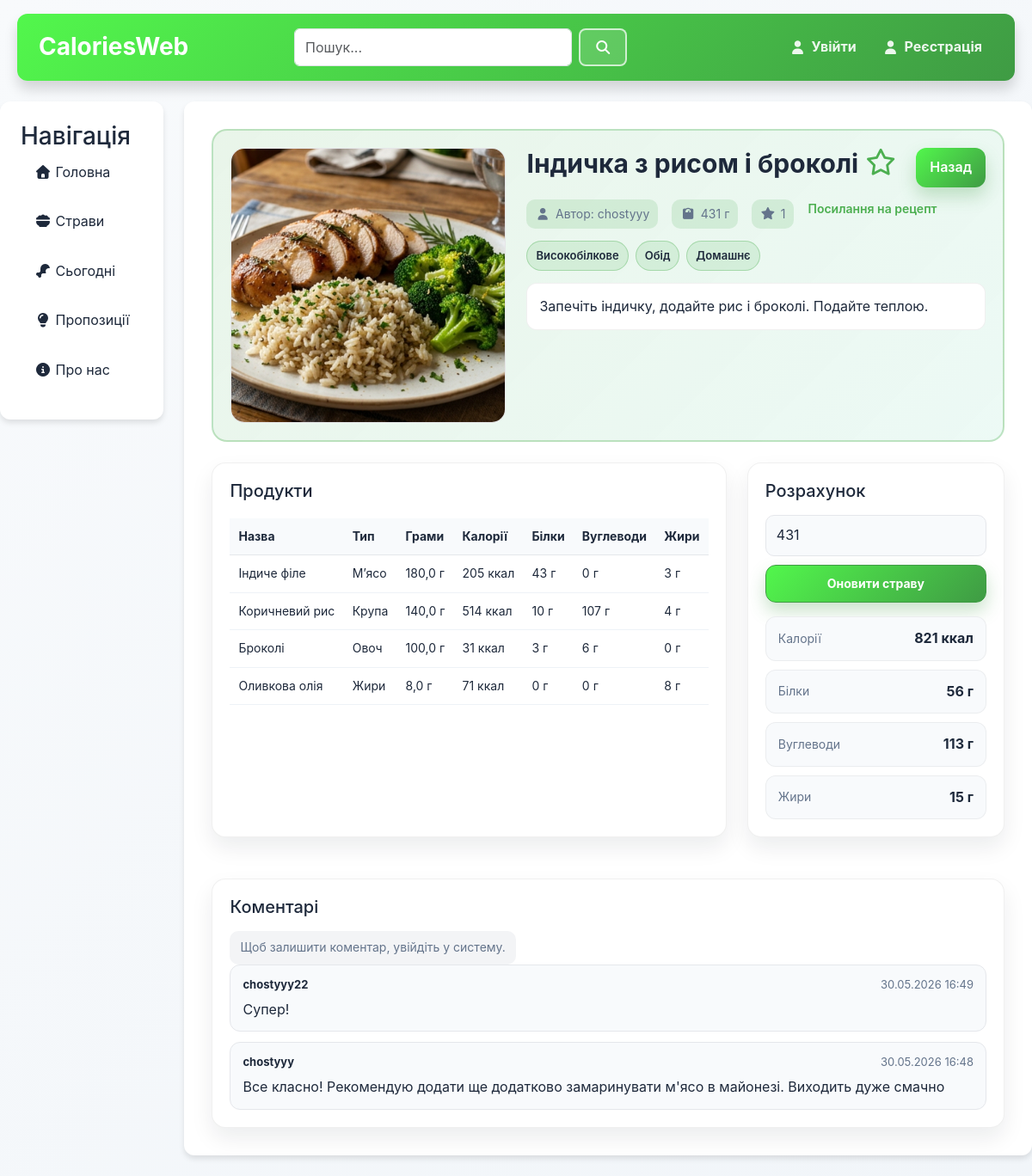
/meals/3001/, run on an earlier commit of the app's database.
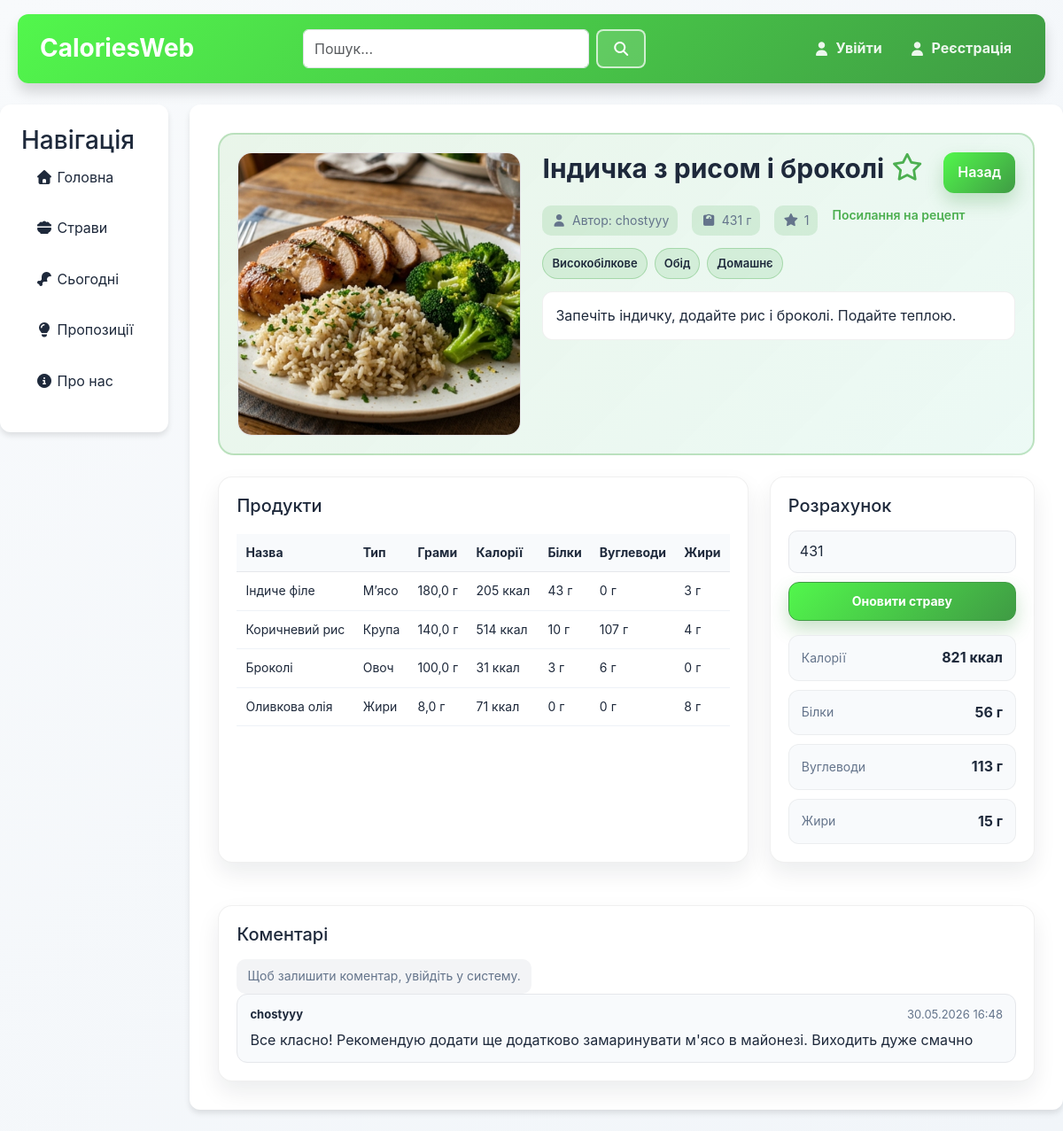
And on a later commit of the database.
### meals/models.py (models this page shows, shortened)
class Tag(models.Model):
    name = models.CharField(max_length=50)
    type = models.CharField(max_length=50, null=True)
    def __str__(self):
        return self.name

class MealProducts(models.Model):
    meal = models.ForeignKey("Meal", on_delete=models.CASCADE)
    food = models.ForeignKey("Food", on_delete=models.CASCADE)
    grams = models.FloatField()

class Food(models.Model):
    name = models.CharField(max_length=100)
    type = models.CharField(max_length=50)
    grams = models.FloatField()
    calories = models.IntegerField()
    protein = models.FloatField()
    carbs = models.FloatField()
    fats = models.FloatField()

class MealComment(models.Model):
    meal = models.ForeignKey(Meal, on_delete=models.CASCADE, related_name='comments')
    user = models.ForeignKey(User, on_delete=models.CASCADE)
    text = models.TextField()
    created_at = models.DateTimeField(auto_now_add=True)
    def __str__(self):
        return f"{self.user.username} -> {self.meal.name}"

### meals/views.py (the view, shortened to what this page needs)
# urls.py: path('<int:meal_id>/', views.meal_detail, name='meal_detail'),
def meal_detail(request, meal_id):
    meal = get_object_or_404(Meal, id=meal_id)
    user_details = _get_user_details(request.user)
    all_tags = Tag.objects.order_by("type", "name")
    meal_tag_ids = set(MealTag.objects.filter(meal=meal).values_list("tag_id", flat=True))
    grouped_tags_for_edit = []
    for tag in all_tags:
        group_name = (tag.type or "Інше").strip() if tag.type else "Інше"
        if grouped_tags_for_edit and grouped_tags_for_edit[-1]["type"] == group_name:
            grouped_tags_for_edit[-1]["tags"].append(tag)
        else:
            grouped_tags_for_edit.append({
                "type": group_name,
                "tags": [tag],
            })
    pending_verification = None
    if request.user.is_authenticated and request.user == meal.author:
        pending_verification = MealVerification.objects.filter(
            original_meal=meal,
            status__in=["draft", "pending"],
        ).order_by("-created_at").first()
    cpfc = {
        "calories": 0,
        "protein": 0,
        "carbs": 0,
        "fats": 0
    }
    meal_products = MealProducts.objects.filter(meal_id=meal_id)
    grams = meal.grams
    if request.method == "POST" and request.POST.get("action") == "recalc":
        try:
            grams = int(request.POST.get("grams", meal.grams))
        except (TypeError, ValueError):
            grams = meal.grams
    for mp in meal_products:
        food = Food.objects.get(id=mp.food_id)
        cpfc["calories"] += food.calories / food.grams * mp.grams
        cpfc["protein"] += food.protein / food.grams * mp.grams
        cpfc["carbs"] += food.carbs / food.grams * mp.grams
        cpfc["fats"] += food.fats / food.grams * mp.grams
    cpfc["calories"] = round(cpfc["calories"]/meal.grams*grams)
    cpfc["protein"] = round(cpfc["protein"]/meal.grams*grams)
    cpfc["carbs"] = round(cpfc["carbs"]/meal.grams*grams)
    cpfc["fats"] = round(cpfc["fats"]/meal.grams*grams)
    data = {
        "meal": meal,
        "cpfc": cpfc,
        "grams": grams,
        "is_favorite": request.user.is_authenticated and MealFavorites.objects.filter(user=request.user, meal=meal).exists(),
        "meal_tags": Tag.objects.filter(mealtag__meal=meal).order_by("type", "name"),
        "grouped_tags_for_edit": grouped_tags_for_edit,
        "meal_tag_ids": meal_tag_ids,
        "pending_verification": pending_verification,
        "comments": MealComment.objects.filter(meal=meal).select_related("user", "user__details").order_by("-created_at"),
        "user_details": user_details,
    }
    print(data)
    return render(request, "meals/mealItemDetailed.html", data)

### main/context_processors.py (called while the page is built, shortened)
def role_context(request):
    if not request.user.is_authenticated:
        return {
            "is_admin": False,
            "is_manager": False,
            "manager_request_allowed": False,
            "manager_request_reason": "",
        }

### meals/models.py (called while the page is built)
    def __str__(self):
        return self.name

### meals/views.py (called while the page is built)
def _get_user_details(user):
    if not user.is_authenticated:
        return None
    return getattr(user, "details", None)

### meals/templates/meals/mealItemDetailed.html (shortened to what the changed rows need)
{% extends "main/layout.html" %}
{% load static %}
{% block extra_css %}
    <link rel="stylesheet" href="{% static 'meals/css/meal_detail.css' %}">
{% endblock %}
{% block content %}
<div class="meal-detail">
    <div class="meal-detail-hero">
        <div class="meal-detail-info">
            <div class="meal-detail-header">
                <h1>{{ meal.name }}
                    {% if user.is_authenticated and is_favorite %}
                        <span class="meal-add-to-favorites"><a href="{% url 'meals:toggle_favorite' meal.id %}"><i class="fa-solid fa-star"></i></a></span>
                    {% else %}
                        <span class="meal-add-to-favorites"><a href="{% url 'meals:toggle_favorite' meal.id %}"><i class="fa-regular fa-star"></i></a></span>
                    {% endif %}
                </h1>
            </div>
            <div class="meal-detail-tags">
                {% for tag in meal_tags %}
                    <span class="meal-detail-tag">{{ tag.name }}</span>
                {% empty %}
                    <span class="meal-detail-tags-empty">Теги не додані</span>
                {% endfor %}
            </div>
        </div>
    </div>
    <div class="meal-detail-grid">
        <section class="meal-detail-card">
            <div class="meal-detail-table-wrap">
                <table class="meal-detail-table">
                    <tr>
                        <th>Назва</th>
                        <th>Тип</th>
                        <th>Грами</th>
                        <th>Калорії</th>
                        <th>Білки</th>
                        <th>Вуглеводи</th>
                        <th>Жири</th>
                    </tr>
                {% for item in meal.mealproducts_set.all %}
                    <tr>
                        <td>{{ item.food.name }}</td>
                        <td>{{ item.food.type }}</td>
                        <td>{{ item.grams }} г</td>
                        <td>{% widthratio item.food.calories item.food.grams item.grams %} ккал</td>
                        <td>{% widthratio item.food.protein item.food.grams item.grams %} г</td>
                        <td>{% widthratio item.food.carbs item.food.grams item.grams %} г</td>
                        <td>{% widthratio item.food.fats item.food.grams item.grams %} г</td>
                    </tr>
                {% empty %}
                    <tr>
                        <td colspan="7">Продукти ще не додані.</td>
                    </tr>
                {% endfor %}
                </table>
            </div>
        </section>
    </div>
    <section class="meal-detail-card meal-detail-comments">
        <div class="meal-comment-list">
            {% for comment in comments %}
                <div class="meal-comment">
                    <div class="meal-comment-header">
                        <div class="meal-comment-author">
                            <a href="{% url 'user:user_detail' comment.user.id %}" class="meal-comment-author-link">
                                {{ comment.user.username }}
                            </a>
                        </div>
                        <span>{{ comment.created_at|date:"d.m.Y H:i" }}</span>
                    </div>
                    <p>{{ comment.text }}</p>
                </div>
            {% empty %}
                <p class="meal-detail-note">Коментарів поки що немає.</p>
            {% endfor %}
        </div>
    </section>
</div>
{% endblock %}

What changed in the data, as far as the page shows it:
removed MealComment: user.username "chostyyy22", created_at "30.05.2026 16:49", text "Супер!"
